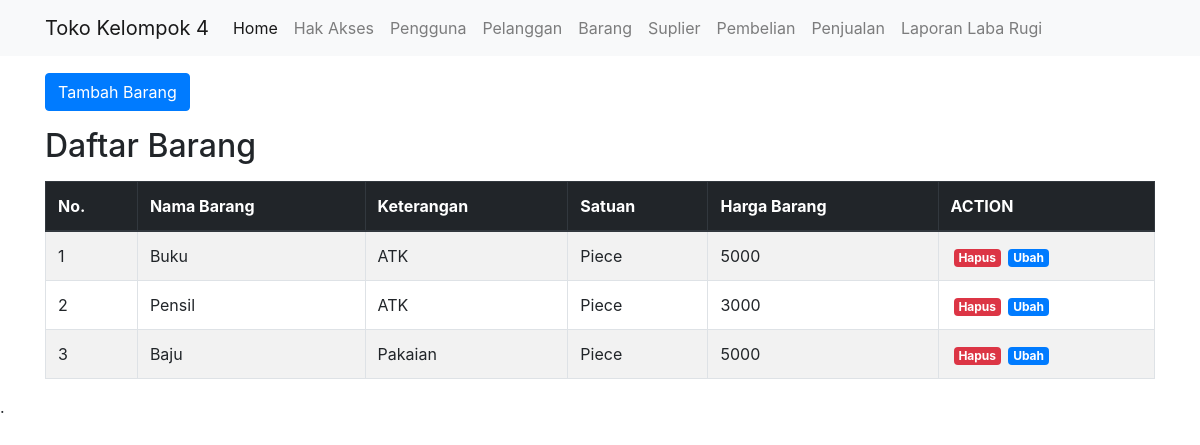
/public/barang, run on the app's committed database.
### tables this page shows
CREATE TABLE `barang` (
  `IdBarang` int(11) NOT NULL,
  `NamaBarang` varchar(255) NOT NULL,
  `Keterangan` varchar(255) NOT NULL,
  `Satuan` varchar(25) DEFAULT NULL,
  `IdPengguna` int(11) DEFAULT NULL,
  `HargaBarang` varchar(255) NOT NULL
);

### app/core/Controller.php (called while the page is built, shortened)
<?php
class Controller {
    public function view($view, $data = [])
    {
        require_once '../app/views/' . $view . '.php';
    }
    public function model($model)
    {
        return new $model;
    }
}

### app/controllers/Barang.php (called while the page is built, shortened)
<?php
class Barang extends Controller {
    public function index()
    {
        $data['judul'] = 'Daftar Barang';
        $data['br'] = $this->model('Barang_model')->getAllBarang();
        $this->view('barang/index', $data);
    }
}

### app/core/App.php (called while the page is built, shortened)
<?php
class App {
    protected $method = 'index';
    protected $params = [];
    public function __construct()
    {
        $this->controller = new $this->controller;
        call_user_func_array([$this->controller, $this->method], $this->params);
    }
}

### public/index.php (called while the page is built, shortened)
<?php
$app = new App;

### app/core/Database.php (called while the page is built, shortened)
<?php
class Database {
    private $host = DB_HOST;
    private $user = DB_USER;
    private $pass = DB_PASS;
    private $db_name = DB_NAME;
    private $dbh;
    private $stmt;
    public function __construct()
    {
        $dsn = 'mysql:host=' . $this->host . ';dbname=' . $this->db_name;
        $option = [
            PDO::ATTR_PERSISTENT => true,
            PDO::ATTR_ERRMODE => PDO::ERRMODE_EXCEPTION
        ];
        try {
            $this->dbh = new PDO($dsn, $this->user, $this->pass, $option);
        } catch(PDOException $e) {
            die($e->getMessage());
        }
    }
    public function query($query)
    {
        $this->stmt = $this->dbh->prepare($query);
    }
    public function execute()
    {
        $this->stmt->execute();
    }
    public function resultSet()
    {
        $this->execute();
        return $this->stmt->fetchAll(PDO::FETCH_ASSOC);
    }
}

### app/models/Barang_model.php (called while the page is built, shortened)
<?php
class Barang_model {
    private $table = 'barang';
    private $db;
    public function __construct()
    {
        $this->db = new Database;
    }
    public function getAllBarang()
    {
        $this->db->query('SELECT * FROM ' . $this->table);
        return $this->db->resultSet();
    }
}

### app/views/barang/index.php (the view, shortened to what this page needs)
<div class="container mt-3">
    <div class="row">
        <div class="col-lg-6">
        </div>
    </div>
    <div class="row mb-3">
        <div class="col-lg-6">
            <button type="button" class="btn btn-primary tombolTambahData" data-toggle="modal" data-target="#formModal">
                <i class="fas fa-plus-circle"></i> Tambah Barang
            </button>
        </div>
    </div>
    <h2 class="mb-3">Daftar Barang</h2>
    <div class="table-responsive">
        <table class="table table-bordered table-striped">
            <thead class="thead-dark">
                <tr>
                    <th scope="col">No.</th>
                    <th scope="col">Nama Barang</th>
                    <th scope="col">Keterangan</th>
                    <th scope="col">Satuan</th>
                    <th scope="col">Harga Barang</th>
                    <th scope="col">ACTION</th>
                </tr>
            </thead>
            <tbody>
                <?php $i = 1; ?>
                <?php foreach ($data['br'] as $br) : ?>
                    <tr>
                        <td><?= $i++; ?></td>
                        <td><?= $br['NamaBarang']; ?></td>
                        <td><?= $br['Keterangan']; ?></td>
                        <td><?= $br['Satuan']; ?></td>
                        <td><?= $br['HargaBarang']; ?></td>
                        <td>
                            <a href="<?= BASEURL; ?>/barang/hapus/<?= $br['IdBarang']; ?>" class="badge badge-danger tombolHapus" onclick="return confirm('Apakah anda yakin ingin menghapus data?');">
                                <i class="fas fa-trash-alt"></i> Hapus
                            </a>
                            <a href="<?= BASEURL; ?>/barang/ubahDetail/<?= $br['IdBarang']; ?>" class="badge badge-primary tombolUbah">
                                <i class="fas fa-edit"></i> Ubah
                            </a>
                        </td>
                    </tr>
                <?php endforeach; ?>
            </tbody>
        </table>
    </div>
</div>
.

### public/css/style.css (style rules this page uses)
.badge { margin-left: 3px; }

### data on the page
barang: NamaBarang "Buku", Keterangan "ATK", Satuan "Piece", HargaBarang "5000"
barang: NamaBarang "Pensil", Keterangan "ATK", Satuan "Piece", HargaBarang "3000"
barang: NamaBarang "Baju", Keterangan "Pakaian", Satuan "Piece", HargaBarang "5000"
